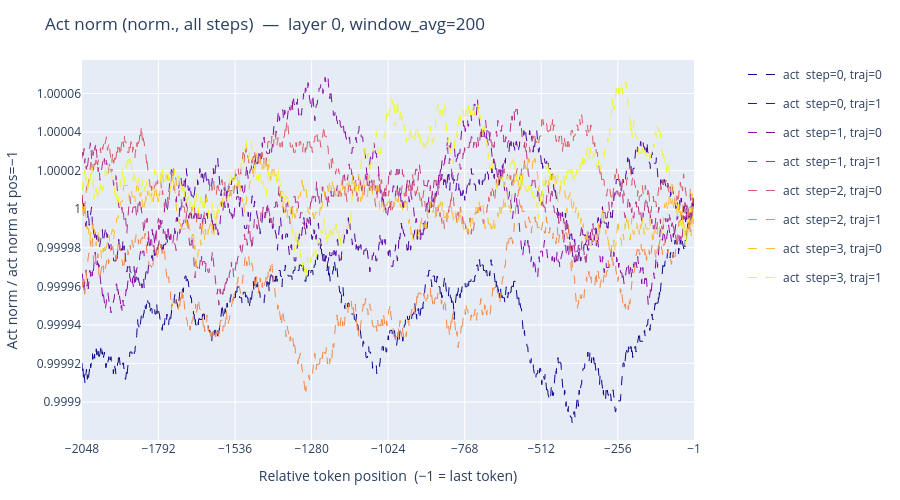
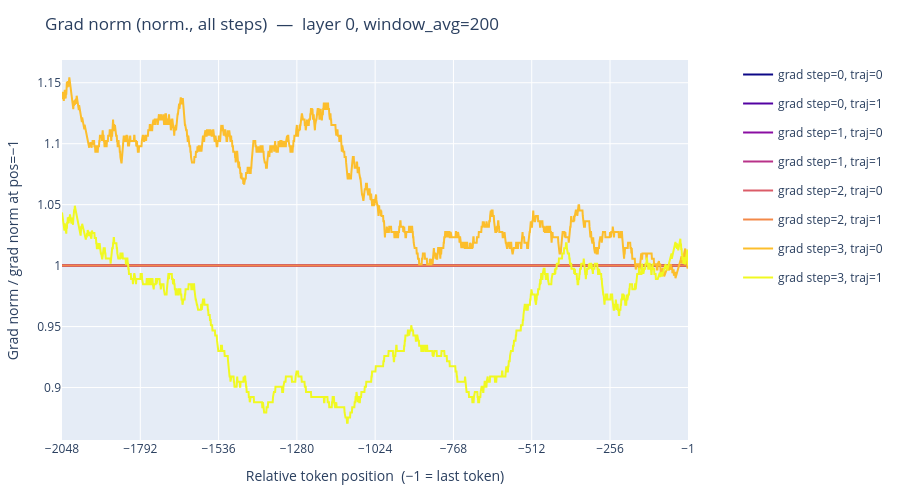

Write notebook code for charts like these, in order.
### Markdown cell above
## All steps at fixed (accum, traj, layer)

### Code cell
# One act curve per step, for a couple of trajectories
plot_all_steps_act_grad_norm_normalized(
    v_act, None,
    global_step=None, accum_idx=0, traj_idx=[0, 1], layer=0,
    title='Act norm (norm., all steps)', window_avg=200,
).show()

# Same but for grad
plot_all_steps_act_grad_norm_normalized(
    None, v_grad,
    global_step=None, accum_idx=0, traj_idx=[0, 1], layer=0,
    title='Grad norm (norm., all steps)', window_avg=200,
).show()

### Figure 1 — Plotly figure (JSON) as saved in the notebook; plotly's stock layout.template omitted (floating-point values rounded to 4 significant figures; data arrays with more than 128 entries replaced by an {"elided": "..."} marker saying what was removed)
{"data": [{"hovertemplate": "pos: %{x}<br>act (norm.) [step=0, traj=0]: %{y:.4f}<extra></extra>", "legendgroup": "step=0, traj=0", "line": {"color": "rgb(13, 8, 135)", "dash": "dash", "width": 1}, "mode": "lines", "name": "act  step=0, traj=0", "type": "scatter", "x": {"elided": "2048 int values"}, "y": {"elided": "2048 float values"}, "yaxis": "y"}, {"hovertemplate": "pos: %{x}<br>act (norm.) [step=0, traj=1]: %{y:.4f}<extra></extra>", "legendgroup": "step=0, traj=1", "line": {"color": "rgb(83, 2, 162)", "dash": "dash", "width": 1}, "mode": "lines", "name": "act  step=0, traj=1", "type": "scatter", "x": {"elided": "2048 int values"}, "y": {"elided": "2048 float values"}, "yaxis": "y"}, {"hovertemplate": "pos: %{x}<br>act (norm.) [step=1, traj=0]: %{y:.4f}<extra></extra>", "legendgroup": "step=1, traj=0", "line": {"color": "rgb(138, 14, 162)", "dash": "dash", "width": 1}, "mode": "lines", "name": "act  step=1, traj=0", "type": "scatter", "x": {"elided": "2048 int values"}, "y": {"elided": "2048 float values"}, "yaxis": "y"}, {"hovertemplate": "pos: %{x}<br>act (norm.) [step=1, traj=1]: %{y:.4f}<extra></extra>", "legendgroup": "step=1, traj=1", "line": {"color": "rgb(184, 50, 137)", "dash": "dash", "width": 1}, "mode": "lines", "name": "act  step=1, traj=1", "type": "scatter", "x": {"elided": "2048 int values"}, "y": {"elided": "2048 float values"}, "yaxis": "y"}, {"hovertemplate": "pos: %{x}<br>act (norm.) [step=2, traj=0]: %{y:.4f}<extra></extra>", "legendgroup": "step=2, traj=0", "line": {"color": "rgb(219, 92, 104)", "dash": "dash", "width": 1}, "mode": "lines", "name": "act  step=2, traj=0", "type": "scatter", "x": {"elided": "2048 int values"}, "y": {"elided": "2048 float values"}, "yaxis": "y"}, {"hovertemplate": "pos: %{x}<br>act (norm.) [step=2, traj=1]: %{y:.4f}<extra></extra>", "legendgroup": "step=2, traj=1", "line": {"color": "rgb(243, 137, 72)", "dash": "dash", "width": 1}, "mode": "lines", "name": "act  step=2, traj=1", "type": "scatter", "x": {"elided": "2048 int values"}, "y": {"elided": "2048 float values"}, "yaxis": "y"}, {"hovertemplate": "pos: %{x}<br>act (norm.) [step=3, traj=0]: %{y:.4f}<extra></extra>", "legendgroup": "step=3, traj=0", "line": {"color": "rgb(252, 190, 44)", "dash": "dash", "width": 1}, "mode": "lines", "name": "act  step=3, traj=0", "type": "scatter", "x": {"elided": "2048 int values"}, "y": {"elided": "2048 float values"}, "yaxis": "y"}, {"hovertemplate": "pos: %{x}<br>act (norm.) [step=3, traj=1]: %{y:.4f}<extra></extra>", "legendgroup": "step=3, traj=1", "line": {"color": "rgb(240, 249, 33)", "dash": "dash", "width": 1}, "mode": "lines", "name": "act  step=3, traj=1", "type": "scatter", "x": {"elided": "2048 int values"}, "y": {"elided": "2048 float values"}, "yaxis": "y"}], "layout": {"height": 500, "legend": {"x": 1.08, "xanchor": "left", "y": 1, "yanchor": "top"}, "margin": {"b": 60, "l": 60, "r": 200, "t": 60}, "title": {"text": "Act norm (norm., all steps)  —  layer 0, window_avg=200"}, "xaxis": {"tickmode": "array", "tickvals": [-2048, -1792, -1536, -1280, -1024, -768, -512, -256, -1], "title": {"text": "Relative token position  (−1 = last token)"}}, "yaxis": {"range": [0.9999, 1.0], "title": {"text": "Act norm / act norm at pos=−1"}}}}

### Figure 2 — Plotly figure (JSON) as saved in the notebook; plotly's stock layout.template omitted (floating-point values rounded to 4 significant figures; data arrays with more than 128 entries replaced by an {"elided": "..."} marker saying what was removed)
{"data": [{"hovertemplate": "pos: %{x}<br>grad (norm.) [step=0, traj=0]: %{y:.4f}<extra></extra>", "legendgroup": "step=0, traj=0", "line": {"color": "rgb(13, 8, 135)", "width": 2}, "mode": "lines", "name": "grad step=0, traj=0", "type": "scatter", "x": {"elided": "2048 int values"}, "y": {"elided": "2048 float values"}, "yaxis": "y"}, {"hovertemplate": "pos: %{x}<br>grad (norm.) [step=0, traj=1]: %{y:.4f}<extra></extra>", "legendgroup": "step=0, traj=1", "line": {"color": "rgb(83, 2, 162)", "width": 2}, "mode": "lines", "name": "grad step=0, traj=1", "type": "scatter", "x": {"elided": "2048 int values"}, "y": {"elided": "2048 float values"}, "yaxis": "y"}, {"hovertemplate": "pos: %{x}<br>grad (norm.) [step=1, traj=0]: %{y:.4f}<extra></extra>", "legendgroup": "step=1, traj=0", "line": {"color": "rgb(138, 14, 162)", "width": 2}, "mode": "lines", "name": "grad step=1, traj=0", "type": "scatter", "x": {"elided": "2048 int values"}, "y": {"elided": "2048 float values"}, "yaxis": "y"}, {"hovertemplate": "pos: %{x}<br>grad (norm.) [step=1, traj=1]: %{y:.4f}<extra></extra>", "legendgroup": "step=1, traj=1", "line": {"color": "rgb(184, 50, 137)", "width": 2}, "mode": "lines", "name": "grad step=1, traj=1", "type": "scatter", "x": {"elided": "2048 int values"}, "y": {"elided": "2048 float values"}, "yaxis": "y"}, {"hovertemplate": "pos: %{x}<br>grad (norm.) [step=2, traj=0]: %{y:.4f}<extra></extra>", "legendgroup": "step=2, traj=0", "line": {"color": "rgb(219, 92, 104)", "width": 2}, "mode": "lines", "name": "grad step=2, traj=0", "type": "scatter", "x": {"elided": "2048 int values"}, "y": {"elided": "2048 float values"}, "yaxis": "y"}, {"hovertemplate": "pos: %{x}<br>grad (norm.) [step=2, traj=1]: %{y:.4f}<extra></extra>", "legendgroup": "step=2, traj=1", "line": {"color": "rgb(243, 137, 72)", "width": 2}, "mode": "lines", "name": "grad step=2, traj=1", "type": "scatter", "x": {"elided": "2048 int values"}, "y": {"elided": "2048 float values"}, "yaxis": "y"}, {"hovertemplate": "pos: %{x}<br>grad (norm.) [step=3, traj=0]: %{y:.4f}<extra></extra>", "legendgroup": "step=3, traj=0", "line": {"color": "rgb(252, 190, 44)", "width": 2}, "mode": "lines", "name": "grad step=3, traj=0", "type": "scatter", "x": {"elided": "2048 int values"}, "y": {"elided": "2048 float values"}, "yaxis": "y"}, {"hovertemplate": "pos: %{x}<br>grad (norm.) [step=3, traj=1]: %{y:.4f}<extra></extra>", "legendgroup": "step=3, traj=1", "line": {"color": "rgb(240, 249, 33)", "width": 2}, "mode": "lines", "name": "grad step=3, traj=1", "type": "scatter", "x": {"elided": "2048 int values"}, "y": {"elided": "2048 float values"}, "yaxis": "y"}], "layout": {"height": 500, "legend": {"x": 1.08, "xanchor": "left", "y": 1, "yanchor": "top"}, "margin": {"b": 60, "l": 60, "r": 200, "t": 60}, "title": {"text": "Grad norm (norm., all steps)  —  layer 0, window_avg=200"}, "xaxis": {"tickmode": "array", "tickvals": [-2048, -1792, -1536, -1280, -1024, -768, -512, -256, -1], "title": {"text": "Relative token position  (−1 = last token)"}}, "yaxis": {"range": [0.857, 1.169], "title": {"text": "Grad norm / grad norm at pos=−1"}}}}
